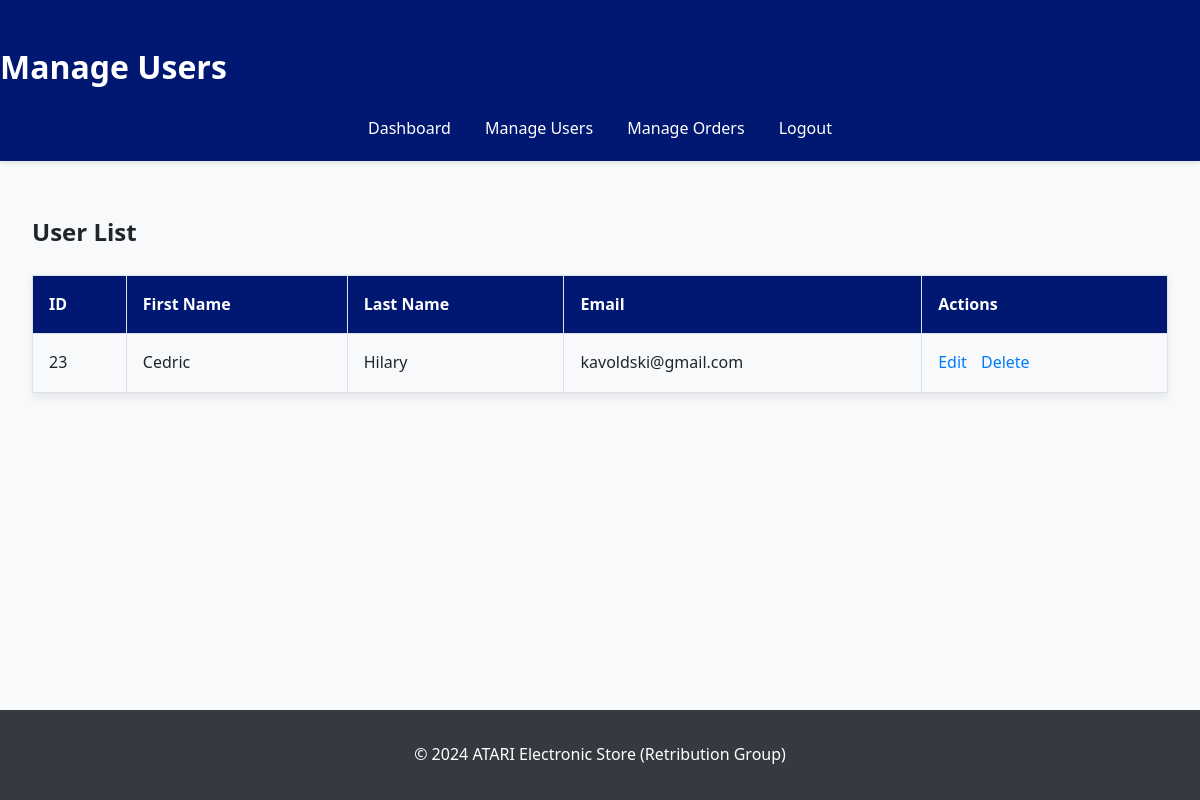
Screenshot of /php/manage_users.php (signed in) with the database file from the repository.
### tables this page shows
CREATE TABLE `users` (
  `id` int(11) NOT NULL,
  `first_name` varchar(50) NOT NULL,
  `last_name` varchar(50) NOT NULL,
  `email` varchar(100) NOT NULL,
  `password` varchar(255) NOT NULL,
  `created_at` timestamp NOT NULL DEFAULT current_timestamp()
);

### php/manage_users.php (the view, shortened to what this page needs)
<?php
include 'db_connect.php';
$users = [];
$stmt = $conn->prepare("SELECT id, first_name, last_name, email FROM users");
$stmt->execute();
$result = $stmt->get_result();
while ($row = $result->fetch_assoc()) {
    $users[] = $row;
}
?>
<!DOCTYPE html>
<html lang="en">
<head>
    <link rel="stylesheet" href="/atari-github/atari-github/style/manage-user-style.css">
</head>
<body>
    <header>
        <h1>Manage Users</h1>
        <nav>
            <ul>
                <li><a href="admin_dashboard.php">Dashboard</a></li>
                <li><a href="manage_users.php">Manage Users</a></li>
                <li><a href="manage_orders.php">Manage Orders</a></li>
                <li><a href="admin_logout.php">Logout</a></li>
            </ul>
        </nav>
    </header>
    <main>
        <section>
            <h2>User List</h2>
            <table>
                <tr>
                    <th>ID</th>
                    <th>First Name</th>
                    <th>Last Name</th>
                    <th>Email</th>
                    <th>Actions</th>
                </tr>
                <?php foreach ($users as $user): ?>
                    <tr>
                        <td><?php echo htmlspecialchars($user['id']); ?></td>
                        <td><?php echo htmlspecialchars($user['first_name']); ?></td>
                        <td><?php echo htmlspecialchars($user['last_name']); ?></td>
                        <td><?php echo htmlspecialchars($user['email']); ?></td>
                        <td>
                            <a href="edit_user.php?id=<?php echo $user['id']; ?>">Edit</a>
                            <a href="delete_user.php?id=<?php echo $user['id']; ?>" onclick="return confirm('Are you sure you want to delete this user?');">Delete</a>
                        </td>
                    </tr>
                <?php endforeach; ?>
            </table>
        </section>
    </main>
    <footer>
        <p>&copy; 2024 ATARI Electronic Store (Retribution Group)</p>
    </footer>
</body>
</html>

### style/manage-user-style.css (style rules this page uses)
body { font-family: "Segoe UI", Tahoma, Geneva, Verdana, sans-serif; line-height: 1.6; margin: 0; background-color: #f8f9fa; color: #212529; }
header { background-color: #001871; color: #fff; padding: 1.2rem 0; box-shadow: 0 2px 4px rgba(0, 0, 0, 0.1); }
nav ul { list-style: none; padding: 0; margin: 0; text-align: center; }
nav li { display: inline-block; margin: 0 15px; }
nav a { text-decoration: none; color: #fff; font-weight: 500; transition: color 0.3s ease; }
main { padding: 2rem; }
h1, h2 { margin-bottom: 1.5rem; font-weight: 600; }
table { width: 100%; border-collapse: collapse; margin-bottom: 2rem; box-shadow: 0 4px 8px rgba(0, 0, 0, 0.08); }
th, td { border: 1px solid #dee2e6; padding: 1rem; text-align: left; }
th { background-color: #001871; color: #fff; }
td a { color: #007bff; text-decoration: none; margin-right: 10px; }
footer { text-align: center; padding: 1rem 0; background-color: #343a40; color: #fff; position: fixed; bottom: 0; width: 100%; }

### rows the page displays
users: id "23", first_name "Cedric", last_name "Hilary", email "kavoldski@gmail.com"
